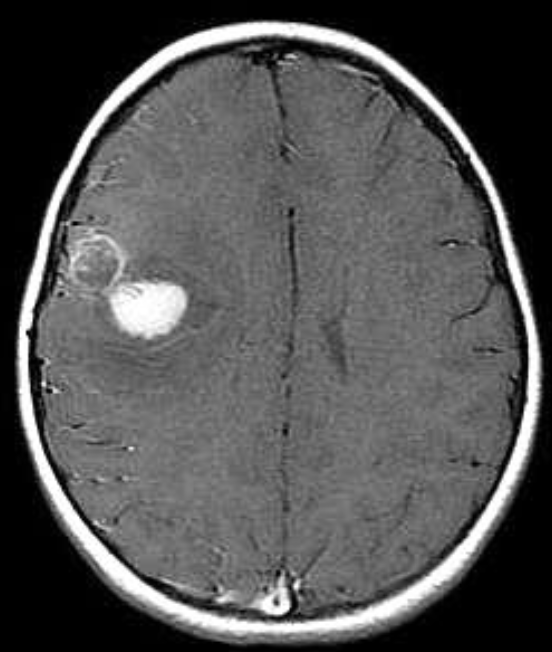
#> input picture tumor.png, 552 x 652 px, found by its file name
$ jupyter execute --allow-errors PCD_Assignment03.ipynb
#> lines starting #> are read from the running program, lines starting #| are printed output that depends on the picture; after the words box and inside, x2 and y2 are one past the last pixel; in counts of white or black regions, pixels touching at a corner belong together
<a href="https://colab.research.google.com/github/aubriannaps/PCD_Assignment03/blob/main/PCD_Assignment03.ipynb" target="_parent"></a>

# Implementation of Segmentation and 4 Basic Morphological Methods for Digital Image Processing

# Segmentation by Thresholding
Performed by grayscaling original image, performing Gaussian blur on it, then observing the histogram values to obtain the optimal threshold level to segment the image, in which 0.6 is chosen as the optimal threshold level as it is the area between the grey and the pure white area. While values of 0.7-0.8 prove more effective in reducing noise, the value of 0.6 is chosen instead to observe the effects of the 4 morphological methods on the image, especially the small spots.

[cell 1]
import numpy as np
import cv2
import matplotlib.pyplot as plt
from scipy import ndimage

import skimage as ski

from google.colab import drive

drive.mount('/content/drive', force_remount=True)

image_path = '/content/drive/MyDrive/PencitraanDigital/tumor.png'

img = cv2.imread(image_path, cv2.IMREAD_GRAYSCALE)
#> img is the input picture: shape (652, 552); min 0, max 255, mean 82.4

plt.imshow(img, cmap='gray')
plt.axis('on')
plt.show()

blurred_shapes = ski.filters.gaussian(img, sigma=1.0)
histogram, bin_edges = np.histogram(blurred_shapes, bins=256, range=(0.0, 1.0))
#> histogram = 256 values, max 77927 at index 0, min 121 at index 185, mean 1405.9; bin_edges = 257 values from 0 to 1

plt.imshow(blurred_shapes, cmap='gray')
plt.show()

fig, ax = plt.subplots()
ax.plot(bin_edges[0:-1], histogram)
ax.set_title("Grayscale Histogram")
ax.set_xlabel("grayscale value")
ax.set_ylabel("pixels")
ax.set_xlim(0, 1.0)

t = 0.4
binary_mask = blurred_shapes > t
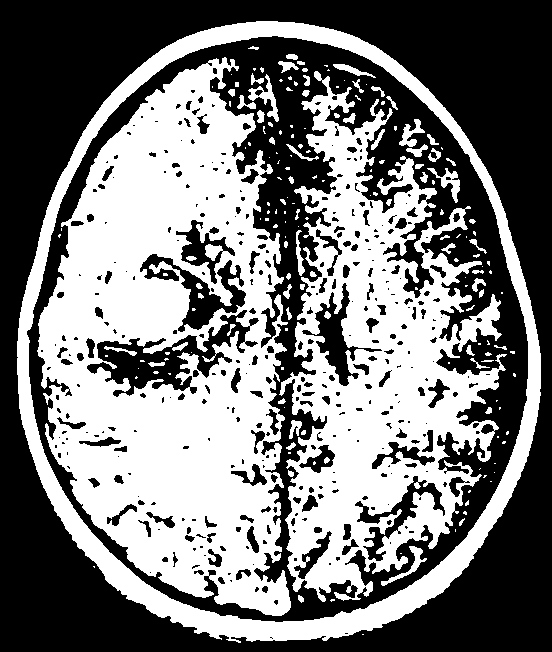
#> binary_mask: shape (652, 552) bool; 47.3% white; 183 white regions (109 under 20 px), largest, box (x1, y1, x2, y2) and area: (37, 57, 291, 616) 83228, (279, 71, 507, 602) 53532, (17, 21, 541, 643) 27585

fig, ax = plt.subplots()
plt.axis('off')
ax.imshow(binary_mask, cmap="gray")

t = 0.5
binary_mask = blurred_shapes > t
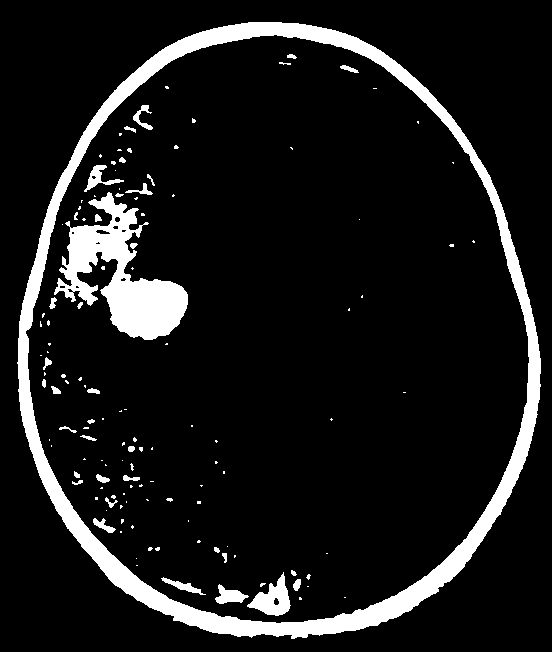
#> binary_mask: shape (652, 552) bool; 10.1% white; 131 white regions (93 under 20 px), largest, box (x1, y1, x2, y2) and area: (17, 22, 541, 639) 24253, (54, 192, 188, 340) 8114, (247, 572, 291, 616) 924

fig, ax = plt.subplots()
plt.axis('off')
ax.imshow(binary_mask, cmap="gray")

t = 0.6
binary_mask = blurred_shapes > t
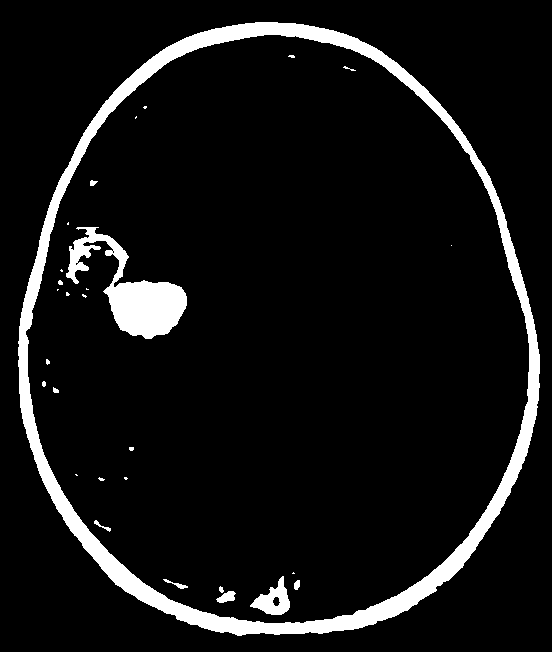
#> binary_mask: shape (652, 552) bool; 7.8% white; 29 white regions (16 under 20 px), largest, box (x1, y1, x2, y2) and area: (18, 22, 540, 636) 21846, (66, 227, 187, 339) 4892, (250, 576, 290, 615) 757

fig, ax = plt.subplots()
plt.axis('off')
ax.imshow(binary_mask, cmap="gray")

t = 0.7
binary_mask = blurred_shapes > t
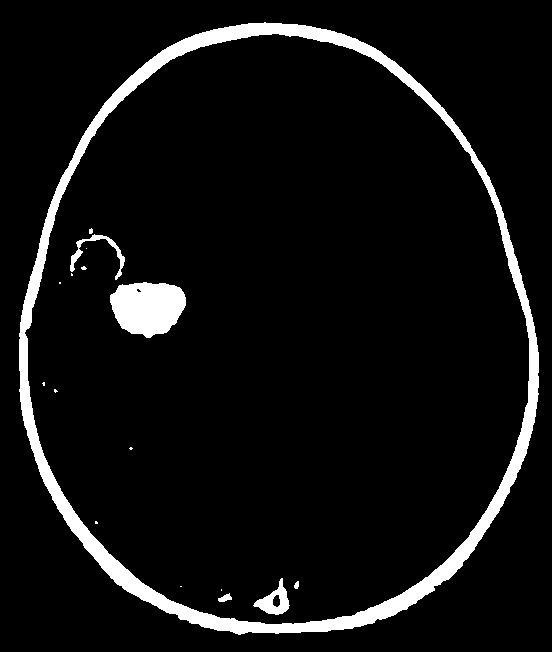
#> binary_mask: shape (652, 552) bool; 6.7% white; 17 white regions (10 under 20 px), largest, box (x1, y1, x2, y2) and area: (19, 22, 539, 635) 19515, (110, 282, 186, 338) 3211, (253, 578, 290, 615) 587

fig, ax = plt.subplots()
plt.axis('off')
ax.imshow(binary_mask, cmap="gray")

t = 0.8
binary_mask = blurred_shapes > t
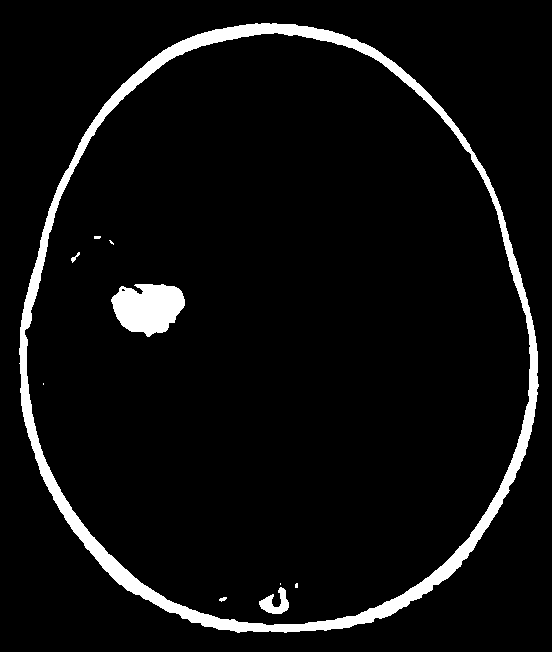
#> binary_mask: shape (652, 552) bool; 5.6% white; 10 white regions (4 under 20 px), largest, box (x1, y1, x2, y2) and area: (19, 23, 539, 633) 16880, (111, 284, 185, 337) 2835, (259, 587, 289, 614) 410, (71, 252, 80, 263) 35, (219, 597, 227, 602) 25, (94, 236, 101, 239) 20

fig, ax = plt.subplots()
plt.axis('off')
ax.imshow(binary_mask, cmap="gray")
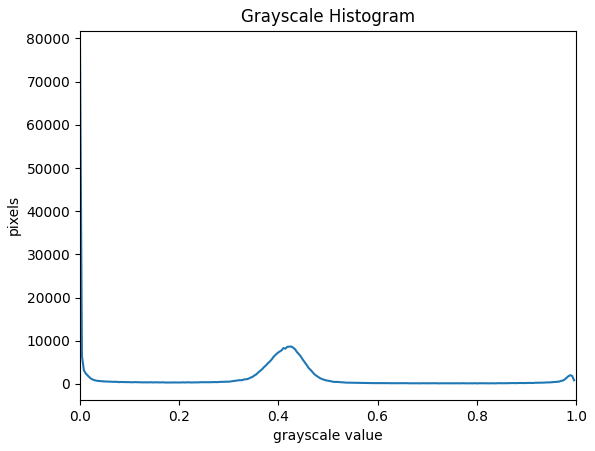
#> figure drawn by matplotlib, 1 panel; curve peaks at x = 0, y = 77927
